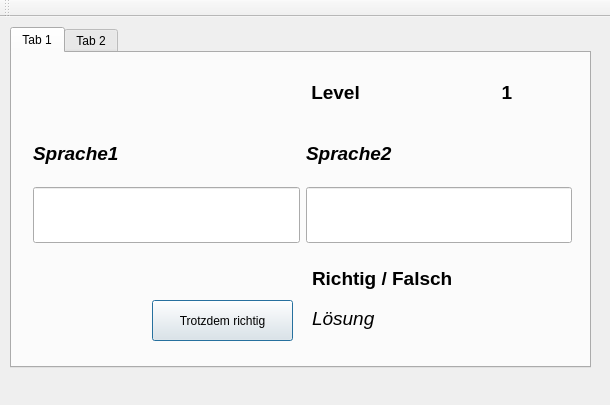
<?xml version="1.0" encoding="UTF-8"?>
<ui version="4.0">
 <class>MainWindow</class>
 <widget class="QMainWindow" name="MainWindow">
  <property name="geometry">
   <rect>
    <x>0</x>
    <y>0</y>
    <width>610</width>
    <height>405</height>
   </rect>
  </property>
  <property name="windowTitle">
   <string>MainWindow</string>
  </property>
  <widget class="QWidget" name="centralWidget">
   <widget class="QTabWidget" name="tabWidget">
    <property name="geometry">
     <rect>
      <x>10</x>
      <y>10</y>
      <width>581</width>
      <height>341</height>
     </rect>
    </property>
    <property name="currentIndex">
     <number>0</number>
    </property>
    <widget class="QWidget" name="tab1">
     <attribute name="title">
      <string>Tab 1</string>
     </attribute>
     <widget class="QLabel" name="label">
      <property name="geometry">
       <rect>
        <x>300</x>
        <y>210</y>
        <width>201</width>
        <height>31</height>
       </rect>
      </property>
      <property name="font">
       <font>
        <pointsize>14</pointsize>
        <weight>75</weight>
        <bold>true</bold>
       </font>
      </property>
      <property name="text">
       <string>Richtig / Falsch</string>
      </property>
     </widget>
     <widget class="QWidget" name="layoutWidget">
      <property name="geometry">
       <rect>
        <x>10</x>
        <y>0</y>
        <width>561</width>
        <height>201</height>
       </rect>
      </property>
      <layout class="QGridLayout" name="gridLayout">
       <item row="1" column="0">
        <widget class="QLabel" name="language_1">
         <property name="font">
          <font>
           <pointsize>14</pointsize>
           <weight>75</weight>
           <italic>true</italic>
           <bold>true</bold>
          </font>
         </property>
         <property name="text">
          <string>Sprache1</string>
         </property>
        </widget>
       </item>
       <item row="1" column="1">
        <widget class="QLabel" name="label_2">
         <property name="font">
          <font>
           <pointsize>14</pointsize>
           <weight>75</weight>
           <italic>true</italic>
           <bold>true</bold>
          </font>
         </property>
         <property name="text">
          <string>Sprache2</string>
         </property>
        </widget>
       </item>
       <item row="2" column="0" colspan="2">
        <layout class="QHBoxLayout" name="horizontalLayout">
         <item>
          <widget class="QLineEdit" name="lineEdit_1">
           <property name="sizePolicy">
            <sizepolicy hsizetype="Expanding" vsizetype="Preferred">
             <horstretch>0</horstretch>
             <verstretch>0</verstretch>
            </sizepolicy>
           </property>
          </widget>
         </item>
         <item>
          <widget class="QLineEdit" name="lineEdit_2">
           <property name="sizePolicy">
            <sizepolicy hsizetype="Expanding" vsizetype="Preferred">
             <horstretch>0</horstretch>
             <verstretch>0</verstretch>
            </sizepolicy>
           </property>
          </widget>
         </item>
        </layout>
       </item>
       <item row="0" column="1">
        <layout class="QHBoxLayout" name="horizontalLayout_2">
         <item>
          <widget class="QLabel" name="label_3">
           <property name="font">
            <font>
             <pointsize>14</pointsize>
             <weight>75</weight>
             <bold>true</bold>
            </font>
           </property>
           <property name="text">
            <string> Level</string>
           </property>
           <property name="alignment">
            <set>Qt::AlignLeading|Qt::AlignLeft|Qt::AlignVCenter</set>
           </property>
          </widget>
         </item>
         <item>
          <widget class="QLabel" name="label_level">
           <property name="font">
            <font>
             <pointsize>14</pointsize>
             <weight>75</weight>
             <bold>true</bold>
            </font>
           </property>
           <property name="text">
            <string>1</string>
           </property>
           <property name="alignment">
            <set>Qt::AlignCenter</set>
           </property>
          </widget>
         </item>
        </layout>
       </item>
      </layout>
     </widget>
     <widget class="QPushButton" name="pushButton">
      <property name="geometry">
       <rect>
        <x>140</x>
        <y>247</y>
        <width>141</width>
        <height>41</height>
       </rect>
      </property>
      <property name="text">
       <string>Trotzdem richtig</string>
      </property>
      <property name="autoDefault">
       <bool>true</bool>
      </property>
      <property name="default">
       <bool>true</bool>
      </property>
     </widget>
     <widget class="QLabel" name="label_4">
      <property name="geometry">
       <rect>
        <x>300</x>
        <y>250</y>
        <width>201</width>
        <height>31</height>
       </rect>
      </property>
      <property name="font">
       <font>
        <pointsize>14</pointsize>
        <weight>50</weight>
        <italic>true</italic>
        <bold>false</bold>
       </font>
      </property>
      <property name="text">
       <string>Lösung</string>
      </property>
     </widget>
    </widget>
    <widget class="QWidget" name="tab_2">
     <attribute name="title">
      <string>Tab 2</string>
     </attribute>
    </widget>
   </widget>
  </widget>
  <widget class="QMenuBar" name="menuBar">
   <property name="geometry">
    <rect>
     <x>0</x>
     <y>0</y>
     <width>610</width>
     <height>25</height>
    </rect>
   </property>
  </widget>
  <widget class="QToolBar" name="mainToolBar">
   <attribute name="toolBarArea">
    <enum>TopToolBarArea</enum>
   </attribute>
   <attribute name="toolBarBreak">
    <bool>false</bool>
   </attribute>
  </widget>
 </widget>
 <layoutdefault spacing="6" margin="11"/>
 <resources/>
 <connections/>
</ui>
